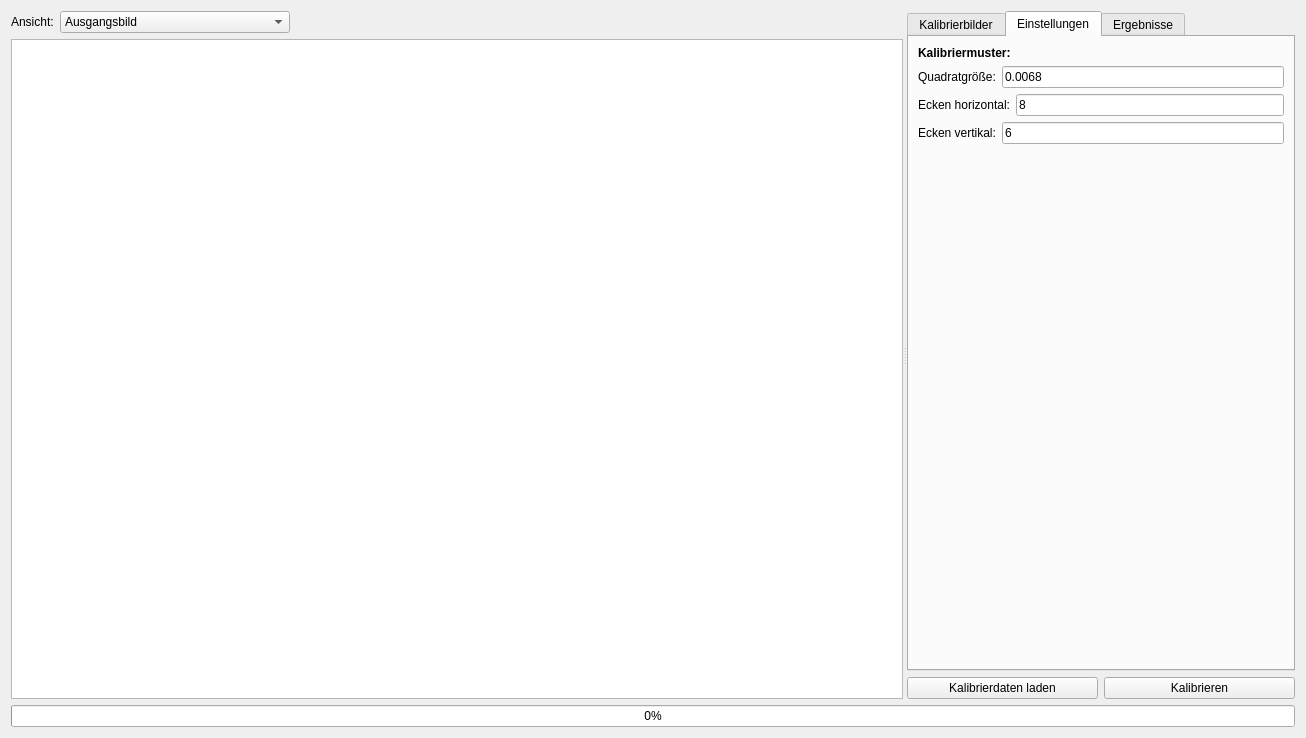
<?xml version="1.0" encoding="UTF-8"?>
<ui version="4.0">
 <class>CalibrationWidget</class>
 <widget class="QWidget" name="CalibrationWidget">
  <property name="geometry">
   <rect>
    <x>0</x>
    <y>0</y>
    <width>1306</width>
    <height>738</height>
   </rect>
  </property>
  <property name="windowTitle">
   <string>Kalibrierungstool</string>
  </property>
  <layout class="QVBoxLayout" name="verticalLayout_4">
   <item>
    <widget class="QSplitter" name="splitter">
     <property name="orientation">
      <enum>Qt::Horizontal</enum>
     </property>
     <widget class="QWidget" name="verticalLayoutWidget">
      <layout class="QVBoxLayout" name="verticalLayout_15">
       <item>
        <layout class="QHBoxLayout" name="verticalLayout_16">
         <item>
          <widget class="QLabel" name="label_13">
           <property name="text">
            <string>Ansicht:</string>
           </property>
          </widget>
         </item>
         <item>
          <widget class="QComboBox" name="comboBox_ansicht">
           <property name="sizePolicy">
            <sizepolicy hsizetype="Preferred" vsizetype="Fixed">
             <horstretch>0</horstretch>
             <verstretch>0</verstretch>
            </sizepolicy>
           </property>
           <property name="minimumSize">
            <size>
             <width>230</width>
             <height>0</height>
            </size>
           </property>
           <item>
            <property name="text">
             <string>Ausgangsbild</string>
            </property>
           </item>
           <item>
            <property name="text">
             <string>Entzerrtes Bild</string>
            </property>
           </item>
           <item>
            <property name="text">
             <string>Gefundene Schachbrettecken</string>
            </property>
           </item>
          </widget>
         </item>
         <item>
          <spacer name="horizontalSpacer">
           <property name="orientation">
            <enum>Qt::Horizontal</enum>
           </property>
           <property name="sizeHint" stdset="0">
            <size>
             <width>40</width>
             <height>20</height>
            </size>
           </property>
          </spacer>
         </item>
        </layout>
       </item>
       <item>
        <widget class="ResizeableGraphicsView" name="graphicsView">
         <property name="minimumSize">
          <size>
           <width>640</width>
           <height>480</height>
          </size>
         </property>
         <property name="baseSize">
          <size>
           <width>640</width>
           <height>480</height>
          </size>
         </property>
        </widget>
       </item>
      </layout>
     </widget>
     <widget class="QWidget" name="layoutWidget">
      <layout class="QVBoxLayout" name="verticalLayout_3">
       <item>
        <widget class="QTabWidget" name="tabWidget">
         <property name="currentIndex">
          <number>1</number>
         </property>
         <widget class="QWidget" name="tab">
          <attribute name="title">
           <string>Kalibrierbilder</string>
          </attribute>
          <layout class="QVBoxLayout" name="verticalLayout_2">
           <item>
            <widget class="QLabel" name="label">
             <property name="text">
              <string>Kalibrierbilder:</string>
             </property>
            </widget>
           </item>
           <item>
            <widget class="QTableView" name="tableView_images"/>
           </item>
           <item>
            <layout class="QVBoxLayout" name="verticalLayout">
             <item>
              <layout class="QHBoxLayout" name="horizontalLayout">
               <item>
                <widget class="QPushButton" name="pushButton_loeschen">
                 <property name="text">
                  <string>Entfernen</string>
                 </property>
                </widget>
               </item>
               <item>
                <widget class="QPushButton" name="pushButton_hinzufuegen">
                 <property name="text">
                  <string>Hinzufügen</string>
                 </property>
                </widget>
               </item>
              </layout>
             </item>
             <item>
              <widget class="QPushButton" name="pushButton_ordnerHinzufuegen">
               <property name="text">
                <string>Ordner hinzufügen</string>
               </property>
              </widget>
             </item>
            </layout>
           </item>
          </layout>
         </widget>
         <widget class="QWidget" name="tab_2">
          <attribute name="title">
           <string>Einstellungen</string>
          </attribute>
          <layout class="QVBoxLayout" name="verticalLayout_6">
           <item>
            <layout class="QVBoxLayout" name="verticalLayout_5">
             <item>
              <widget class="QLabel" name="label_7">
               <property name="text">
                <string>&lt;html&gt;&lt;head/&gt;&lt;body&gt;&lt;p&gt;&lt;span style=&quot; font-weight:600;&quot;&gt;Kalibriermuster:&lt;/span&gt;&lt;/p&gt;&lt;/body&gt;&lt;/html&gt;</string>
               </property>
              </widget>
             </item>
             <item>
              <layout class="QHBoxLayout" name="horizontalLayout_6">
               <item>
                <widget class="QLabel" name="label_8">
                 <property name="text">
                  <string>Quadratgröße:</string>
                 </property>
                </widget>
               </item>
               <item>
                <widget class="QLineEdit" name="lineEdit_quadratGroesse">
                 <property name="text">
                  <string>0.0068</string>
                 </property>
                </widget>
               </item>
              </layout>
             </item>
             <item>
              <layout class="QHBoxLayout" name="horizontalLayout_5">
               <item>
                <widget class="QLabel" name="label_9">
                 <property name="text">
                  <string>Ecken horizontal:</string>
                 </property>
                </widget>
               </item>
               <item>
                <widget class="QLineEdit" name="lineEdit_eckenHorizontal">
                 <property name="text">
                  <string>8</string>
                 </property>
                </widget>
               </item>
              </layout>
             </item>
             <item>
              <layout class="QHBoxLayout" name="horizontalLayout_4">
               <item>
                <widget class="QLabel" name="label_10">
                 <property name="text">
                  <string>Ecken vertikal:</string>
                 </property>
                </widget>
               </item>
               <item>
                <widget class="QLineEdit" name="lineEdit_eckenVertikal">
                 <property name="text">
                  <string>6</string>
                 </property>
                </widget>
               </item>
              </layout>
             </item>
            </layout>
           </item>
           <item>
            <spacer name="verticalSpacer">
             <property name="orientation">
              <enum>Qt::Vertical</enum>
             </property>
             <property name="sizeHint" stdset="0">
              <size>
               <width>20</width>
               <height>40</height>
              </size>
             </property>
            </spacer>
           </item>
          </layout>
         </widget>
         <widget class="QWidget" name="tab_3">
          <attribute name="title">
           <string>Ergebnisse</string>
          </attribute>
          <layout class="QVBoxLayout" name="verticalLayout_12">
           <item>
            <layout class="QVBoxLayout" name="verticalLayout_11">
             <item>
              <widget class="QLabel" name="label_11">
               <property name="text">
                <string>Kameramatrix:</string>
               </property>
              </widget>
             </item>
             <item>
              <widget class="QLabel" name="label_cameraMatrix">
               <property name="text">
                <string>&lt;!DOCTYPE html PUBLIC &quot;-//W3C//DTD HTML 4.01//EN&quot;&gt;

&lt;html&gt;
&lt;head&gt;

&lt;body&gt;
    &lt;table border=&quot;0&quot; cellpadding=&quot;2&quot; cellspacing=&quot;2&quot; style=
    &quot;margin-top:0px; margin-bottom:0px; margin-left:0px; margin-right:0px;&quot;&gt;
        &lt;tr&gt;
            &lt;td&gt;
                &lt;p&gt;&lt;span style=&quot;font-size:12pt;&quot;&gt;1.0&lt;/span&gt;&lt;/p&gt;
            &lt;/td&gt;

            &lt;td&gt;
                &lt;p&gt;&lt;span style=&quot;font-size:12pt;&quot;&gt;0.0&lt;/span&gt;&lt;/p&gt;
            &lt;/td&gt;

            &lt;td&gt;
                &lt;p&gt;&lt;span style=&quot;font-size:12pt;&quot;&gt;0.0&lt;/span&gt;&lt;/p&gt;
            &lt;/td&gt;
        &lt;/tr&gt;

        &lt;tr&gt;
            &lt;td&gt;
                &lt;p&gt;&lt;span style=&quot;font-size:12pt;&quot;&gt;0.0&lt;/span&gt;&lt;/p&gt;
            &lt;/td&gt;

            &lt;td&gt;
                &lt;p&gt;&lt;span style=&quot; font-size:12pt;&quot;&gt;1.0&lt;/span&gt;&lt;/p&gt;
            &lt;/td&gt;

            &lt;td&gt;
                &lt;p&gt;&lt;span style=&quot; font-size:12pt;&quot;&gt;0.0&lt;/span&gt;&lt;/p&gt;
            &lt;/td&gt;
        &lt;/tr&gt;

        &lt;tr&gt;
            &lt;td&gt;
                &lt;p&gt;&lt;span style=&quot; font-size:12pt;&quot;&gt;0.0&lt;/span&gt;&lt;/p&gt;
            &lt;/td&gt;

            &lt;td&gt;
                &lt;p&gt;&lt;span style=&quot; font-size:12pt;&quot;&gt;0.0&lt;/span&gt;&lt;/p&gt;
            &lt;/td&gt;

            &lt;td&gt;
                &lt;p&gt;&lt;span style=&quot; font-size:12pt;&quot;&gt;1.0&lt;/span&gt;&lt;/p&gt;
            &lt;/td&gt;
        &lt;/tr&gt;
    &lt;/table&gt;
&lt;/body&gt;
&lt;/html&gt;</string>
               </property>
              </widget>
             </item>
            </layout>
           </item>
           <item>
            <layout class="QVBoxLayout" name="verticalLayout_10">
             <item>
              <widget class="QLabel" name="label_14">
               <property name="text">
                <string>Verzerrungskoeffizienten:</string>
               </property>
              </widget>
             </item>
             <item>
              <widget class="QLabel" name="label_distoritionCoefficents">
               <property name="text">
                <string>[0.0,0.0,0.0]</string>
               </property>
              </widget>
             </item>
            </layout>
           </item>
           <item>
            <layout class="QVBoxLayout" name="verticalLayout_9">
             <item>
              <widget class="QLabel" name="label_12">
               <property name="text">
                <string>Rückrpojektionsfehler:</string>
               </property>
              </widget>
             </item>
             <item>
              <widget class="QLabel" name="label_reprojectionError">
               <property name="text">
                <string>0.0</string>
               </property>
              </widget>
             </item>
            </layout>
           </item>
           <item>
            <spacer name="verticalSpacer_2">
             <property name="orientation">
              <enum>Qt::Vertical</enum>
             </property>
             <property name="sizeHint" stdset="0">
              <size>
               <width>20</width>
               <height>40</height>
              </size>
             </property>
            </spacer>
           </item>
          </layout>
         </widget>
        </widget>
       </item>
       <item>
        <layout class="QHBoxLayout" name="horizontalLayout_7">
         <item>
          <widget class="QPushButton" name="pushButton_kalibrierdatenLaden">
           <property name="text">
            <string>Kalibrierdaten laden</string>
           </property>
          </widget>
         </item>
         <item>
          <widget class="QPushButton" name="pushButton_kalibrieren">
           <property name="text">
            <string>Kalibrieren</string>
           </property>
          </widget>
         </item>
        </layout>
       </item>
      </layout>
     </widget>
    </widget>
   </item>
   <item>
    <widget class="QProgressBar" name="progressBar">
     <property name="value">
      <number>0</number>
     </property>
    </widget>
   </item>
  </layout>
 </widget>
 <customwidgets>
  <customwidget>
   <class>ResizeableGraphicsView</class>
   <extends>QGraphicsView</extends>
   <header>ResizeableGraphicsView.h</header>
  </customwidget>
 </customwidgets>
 <resources/>
 <connections/>
</ui>
